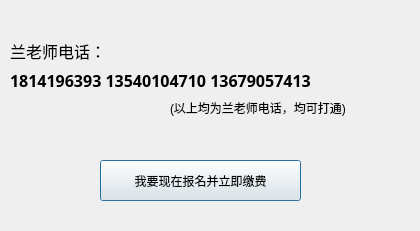
<?xml version="1.0" encoding="UTF-8"?>
<ui version="4.0">
 <class>SignUp</class>
 <widget class="QDialog" name="SignUp">
  <property name="geometry">
   <rect>
    <x>0</x>
    <y>0</y>
    <width>420</width>
    <height>231</height>
   </rect>
  </property>
  <property name="windowTitle">
   <string>化学寒假班咨询电话</string>
  </property>
  <property name="windowIcon">
   <iconset resource="pic.qrc">
    <normaloff>:/new/prefix1/001.ico</normaloff>:/new/prefix1/001.ico</iconset>
  </property>
  <widget class="QLabel" name="label">
   <property name="geometry">
    <rect>
     <x>10</x>
     <y>30</y>
     <width>111</width>
     <height>41</height>
    </rect>
   </property>
   <property name="font">
    <font>
     <family>宋体</family>
     <pointsize>12</pointsize>
    </font>
   </property>
   <property name="text">
    <string>兰老师电话：</string>
   </property>
  </widget>
  <widget class="QLabel" name="label_2">
   <property name="geometry">
    <rect>
     <x>10</x>
     <y>60</y>
     <width>381</width>
     <height>41</height>
    </rect>
   </property>
   <property name="font">
    <font>
     <family>宋体</family>
     <pointsize>12</pointsize>
     <weight>75</weight>
     <bold>true</bold>
    </font>
   </property>
   <property name="text">
    <string>1814196393 13540104710 13679057413</string>
   </property>
  </widget>
  <widget class="QLabel" name="label_3">
   <property name="geometry">
    <rect>
     <x>170</x>
     <y>100</y>
     <width>231</width>
     <height>16</height>
    </rect>
   </property>
   <property name="text">
    <string>(以上均为兰老师电话，均可打通)</string>
   </property>
  </widget>
  <widget class="QPushButton" name="pushButton">
   <property name="geometry">
    <rect>
     <x>100</x>
     <y>160</y>
     <width>201</width>
     <height>41</height>
    </rect>
   </property>
   <property name="text">
    <string>我要现在报名并立即缴费</string>
   </property>
  </widget>
 </widget>
 <resources>
  <include location="pic.qrc"/>
 </resources>
 <connections>
  <connection>
   <sender>pushButton</sender>
   <signal>clicked()</signal>
   <receiver>SignUp</receiver>
   <slot>close()</slot>
   <hints>
    <hint type="sourcelabel">
     <x>257</x>
     <y>172</y>
    </hint>
    <hint type="destinationlabel">
     <x>326</x>
     <y>180</y>
    </hint>
   </hints>
  </connection>
 </connections>
</ui>
